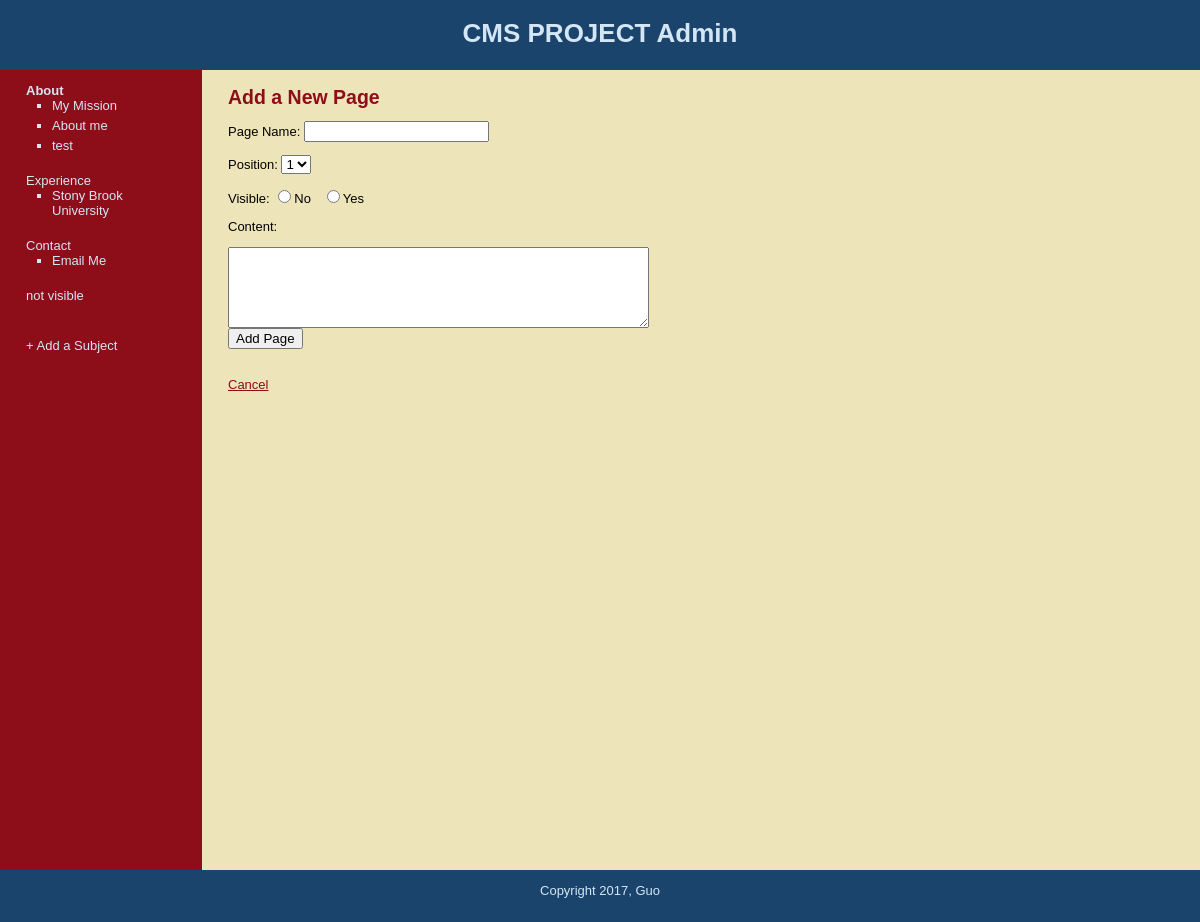
Screenshot of /new_page.php?subject=1 (signed in) with the database file from the repository.
### tables this page shows
CREATE TABLE `subjects` (
  `id` int(11) NOT NULL,
  `menu_name` varchar(50) NOT NULL,
  `position` int(11) NOT NULL,
  `visible` tinyint(1) NOT NULL
);

CREATE TABLE `pages` (
  `id` int(11) NOT NULL,
  `subject_id` int(11) NOT NULL,
  `menu_name` varchar(30) NOT NULL,
  `position` int(3) NOT NULL,
  `visible` tinyint(1) NOT NULL,
  `content` text
);

### public/new_page.php (the view, shortened to what this page needs)
<?php require_once "../includes/db_connection.php";?>
<?php require_once "../includes/functions.php";?>
<?php include "../includes/layouts/header.php";?>
<?php getCurrentPage();?>
<div id = "main">
	<div id = "navigation">
	<?php echo navigation($current_subject, $current_page, false); ?>
	<br>
	<a href="add_subject.php">+ Add a Subject</a>
	</div>
		<div id = "page">
			<h2>Add a New Page</h2>
			<form action = "new_page.php?subject=<?php echo urlencode($current_subject['id']); ?>" method = "post">
			<p>Page Name:
				<input type="text" name="menu_name" value="" />
			</p>
			<p>Position:
				<select name="position">
			<?php $page_set = findPages($current_subject['id'], true);?>
			<?php $page_count = mysqli_num_rows($page_set);?>
			<?php for ($count = 1; $count <= $page_count + 1; $count++) {?>
			<?php echo "<option value=\"{$count}\">{$count}</option>"; ?>
			<?php }?>
				</select>
				</p>
			<p>Visible:
				<input type="radio" name="visible" value="0"/>No
				&nbsp;
				<input type="radio" name="visible" value="1"/>Yes
				</p>
			<p>Content:</p>
				<textarea cols="50" rows="5" name="content" >
				</textarea>
				<br>
			<input type="submit" name="submit" value="Add Page"/>
			</form>
			<br>
			<a href="manage_content.php">Cancel</a>
		</div>
	</div>
<?php include "../includes/layouts/footer.php";?>

### includes/functions.php (shortened to what this page needs)
<?php
function findAllSubjects($public = true) {
	global $mysqli;
	$query = "SELECT * FROM subjects ";
	$query .= "ORDER BY position asc";
	$subject_set = mysqli_query($mysqli, $query);
	return $subject_set;
}
function findPages($subject_id, $public = true) {
	global $mysqli;
	$subject_id = mysqli_real_escape_string($mysqli, $subject_id);
	$query = "SELECT * FROM pages WHERE subject_id = {$subject_id} ";
	if ($public) {
		$query .= "AND visible = 1 ";
	}
	$query .= "ORDER BY position asc";
	$page_set = mysqli_query($mysqli, $query);
	return $page_set;
}
function findSubjectByID($subject_id, $public = true) {
	global $mysqli;
	$subject_id = mysqli_real_escape_string($mysqli, $subject_id);
	$query = "SELECT * FROM subjects WHERE id = {$subject_id} ";
	$subject_set = mysqli_query($mysqli, $query);
	if ($subject = mysqli_fetch_assoc($subject_set)) {
		return $subject;
	} else {
		return null;
	}
}
function navigation($selected_subject, $selected_page, $public = true) {
	$output = "<ul class=\"subjects\">";
	$subject_set = findAllSubjects($public);
	while ($subject = mysqli_fetch_assoc($subject_set)) {
		$output .= "<li";
		if ($selected_subject["id"] == $subject["id"]) {
			$output .= " class=\"selected\"";
		}
		$output .= ">";
		if ($public) {
			$output .= "<a href=\"index.php?subject=";
		} else {
			$output .= "<a href=\"manage_content.php?subject=";
		}
		$output .= urlencode($subject["id"]);
		$output .= "\">";
		$output .= htmlentities($subject["menu_name"]);
		$output .= "</a>";
		$page_set = findPages($subject["id"], $public);
		if ($public) {
			if ($selected_subject["id"] == $subject["id"] || $selected_page["subject_id"] == $subject["id"]) {
				$output .= "<ul class=\"pages\">";
				while ($page = mysqli_fetch_assoc($page_set)) {
					$output .= "<li";
					if ($selected_page["id"] == $page["id"]) {
						$output .= " class=\"selected\"";
					}
					$output .= ">";
					$output .= "<a href=\"index.php?page=";
					$output .= urlencode($page["id"]);
					$output .= "\">";
					$output .= htmlentities($page["menu_name"]);
					$output .= "</a>";
					$output .= "</li>";
				}
				$output .= "</ul></li>";
			}
		} else {
			$output .= "<ul class=\"pages\">";
			while ($page = mysqli_fetch_assoc($page_set)) {
				$output .= "<li";
				$output .= ">";
				$output .= "<a href=\"manage_content.php?page=";
				$output .= urlencode($page["id"]);
				$output .= "\">";
				$output .= htmlentities($page["menu_name"]);
				$output .= "</a>";
				$output .= "</li>";
			}
			$output .= "</ul></li>";
		}
	}
	$output .= "</ul>";
	return $output;
}
function getCurrentPage($public = false) {
	if (isset($_GET["subject"])) {
		$current_subject = findSubjectByID($_GET["subject"], $public);
		if ($current_subject && $public) {
			$current_page = findDefaultPage($current_subject["id"]);
		} else {
			$current_page = null;
		}
	} elseif (isset($_GET["page"])) {
		$current_subject = null;
		$current_page = findPageByID($_GET["page"], $public);
	} else {
		$current_subject = null;
		$current_page = null;
	}
}

### public/stylesheets/public.css (style rules this page uses)
html { height: 100%; width: 100%; }
body { width: 100%; height: 100%; margin: 0; padding: 0; border: 0; font-family: Verdana, Arial, Helvetica, sans-serif; font-size: 13px; line-height: 15px; background: #EEE4B9; }
a { color: #8D0D19; }
#main { width: 100%; margin: 0; padding: 0; background: #EEE4B9; }
#navigation { float: left; width: 150px; height: 100%; margin: 0; padding: 0 2em; color: #D4E6F4; background: #8D0D19; }
#navigation a { color: #D4E6F4; text-decoration: none; }
ul.subjects { margin: 1em 0; padding-left: 0; list-style: none; }
ul.pages { padding-left: 2em; list-style: square; font-weight: normal; }
li { margin-bottom: 5px; }
li:last-child { margin-bottom: 20px; }
.selected { font-weight: bold; }
#page { float: left; height: 100%; padding-left: 2em; vertical-align: top; background: #EEE4B9; }
#page h2 { color: #8D0D19; margin-top: 1em; }

### rows the page displays
subjects: value "About"
pages: value "My Mission"
pages: value "About me"
pages: value "test"
subjects: value "Experience"
pages: value "Stony Brook University"
subjects: value "Contact"
pages: value "Email Me"
subjects: value "not visible"

### other values shown
form field position "1"
